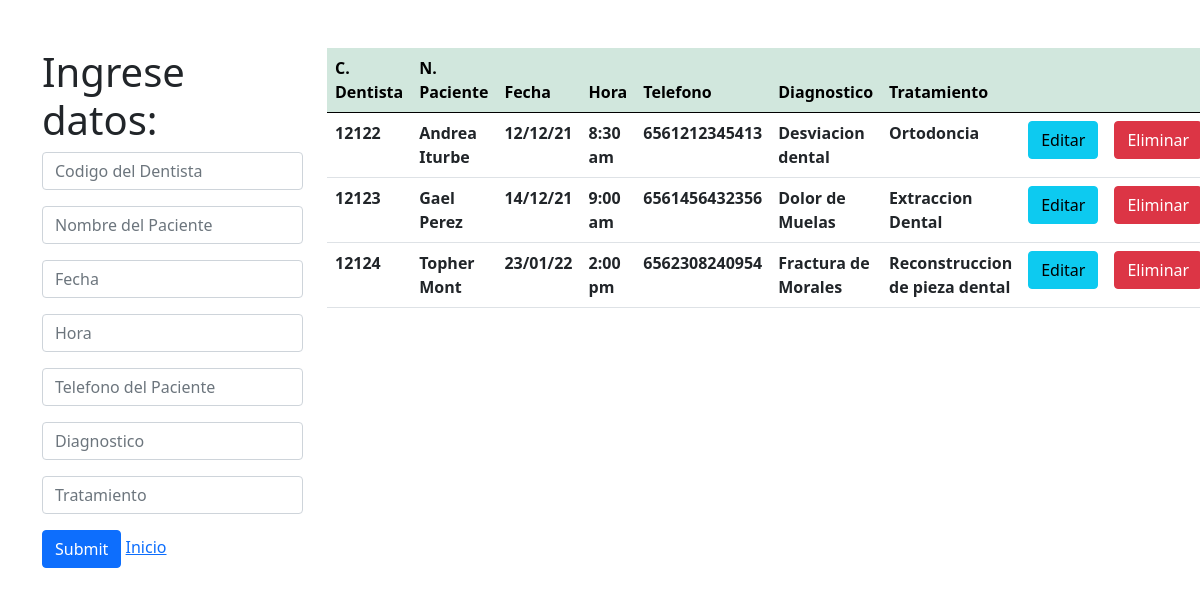
/crud_citas/cita.php, run on the app's committed database.
### tables this page shows
CREATE TABLE `citas` (
  `iddoctor` int(10) NOT NULL,
  `paciente` varchar(25) NOT NULL,
  `fecha` varchar(10) NOT NULL,
  `hora` varchar(10) NOT NULL,
  `telefonopaciente` varchar(25) NOT NULL,
  `diagnostico` varchar(50) NOT NULL,
  `tratamiento` varchar(50) NOT NULL
);

### crud_citas/cita.php (the view, shortened to what this page needs)
<?php
$con=conectar();
$sql="SELECT * FROM citas";
$query=mysqli_query($con,$sql);
?>
<!DOCTYPE html>
<html lang="en">
<head>
     <link href="css/style.css" rel="stylesheet">
     <link href="https://cdn.jsdelivr.net/npm/bootstrap@5.0.0-beta1/dist/css/bootstrap.min.css" rel="stylesheet">
</head>
<body>
     <div class="container mt-5">
          <div class="row">
               <div class="col-md-3">
                <h1>Ingrese datos:</h1>
               <form action="insertar.php" method="POST">
                                    <input type="text" class="form-control mb-3" name="iddoctor" placeholder="Codigo del Dentista">
                                    <input type="text" class="form-control mb-3" name="paciente" placeholder="Nombre del Paciente">
                                    <input type="text" class="form-control mb-3" name="fecha" placeholder="Fecha">
                                    <input type="text" class="form-control mb-3" name="hora" placeholder="Hora">
                                    <input type="text" class="form-control mb-3" name="telefonopaciente" placeholder="Telefono del Paciente">
                                    <input type="text" class="form-control mb-3" name="diagnostico" placeholder="Diagnostico">
                                    <input type="text" class="form-control mb-3" name="tratamiento" placeholder="Tratamiento">
                                    <input type="submit" class="btn btn-primary">
                                    <a href="http://localhost/Proyecto_Torres_ConsultorioDental/index.php">Inicio</a></li>
               </form>
               </div>
               <div class="col-md-8">
               <table class="table" >
                                <thead class="table-success table-striped" >
                                    <tr>
                                        <th>C. Dentista</th>
                                        <th>N. Paciente</th>
                                        <th>Fecha</th>
                                        <th>Hora</th>
                                        <th>Telefono</th>
                                        <th>Diagnostico</th>
                                        <th>Tratamiento</th>
                                        <th></th>
                                        <th></th>
                                    </tr>
                                </thead>
                                <tbody>
                                        <?php
                                            while($row=mysqli_fetch_array($query)){
                                        ?>
                                            <tr>
                                                <th><?php  echo $row['iddoctor']?></th>
                                                <th><?php  echo $row['paciente']?></th>
                                                <th><?php  echo $row['fecha']?></th>
                                                <th><?php  echo $row['hora']?></th>
                                                <th><?php  echo $row['telefonopaciente']?></th>
                                                <th><?php  echo $row['diagnostico']?></th>
                                                <th><?php  echo $row['tratamiento']?></th>
                                                <th><a href="actualizar.php?id=<?php echo $row['iddoctor'] ?>" class="btn btn-info">Editar</a></th>
                                                <th><a href="delete.php?id=<?php echo $row['iddoctor'] ?>" class="btn btn-danger">Eliminar</a></th>
                                            </tr>
                                        <?php
                                            }
                                        ?>
                                </tbody>
               </table>
               </div>
          </div>
     </div>
</body>
</html>

### style.css (style rules this page uses)
* { -webkit-box-sizing: border-box; -moz-box-sizing: border-box; box-sizing: border-box; margin:0px; padding:0px; }
body { background:rgb(248, 246, 246); color:black; font-family:Arial, helvetica, sans-serif; }
a { text-decoration: none; color:black; }

### data on the page
citas: iddoctor "12122", paciente "Andrea Iturbe", fecha "12/12/21", hora "8:30 am", telefonopaciente "6561212345413", diagnostico "Desviacion dental", tratamiento "Ortodoncia"
citas: iddoctor "12123", paciente "Gael Perez", fecha "14/12/21", hora "9:00 am", telefonopaciente "6561456432356", diagnostico "Dolor de Muelas", tratamiento "Extraccion Dental"
citas: iddoctor "12124", paciente "Topher Mont", fecha "23/01/22", hora "2:00 pm", telefonopaciente "6562308240954", diagnostico "Fractura de Morales", tratamiento "Reconstruccion de pieza dental"
